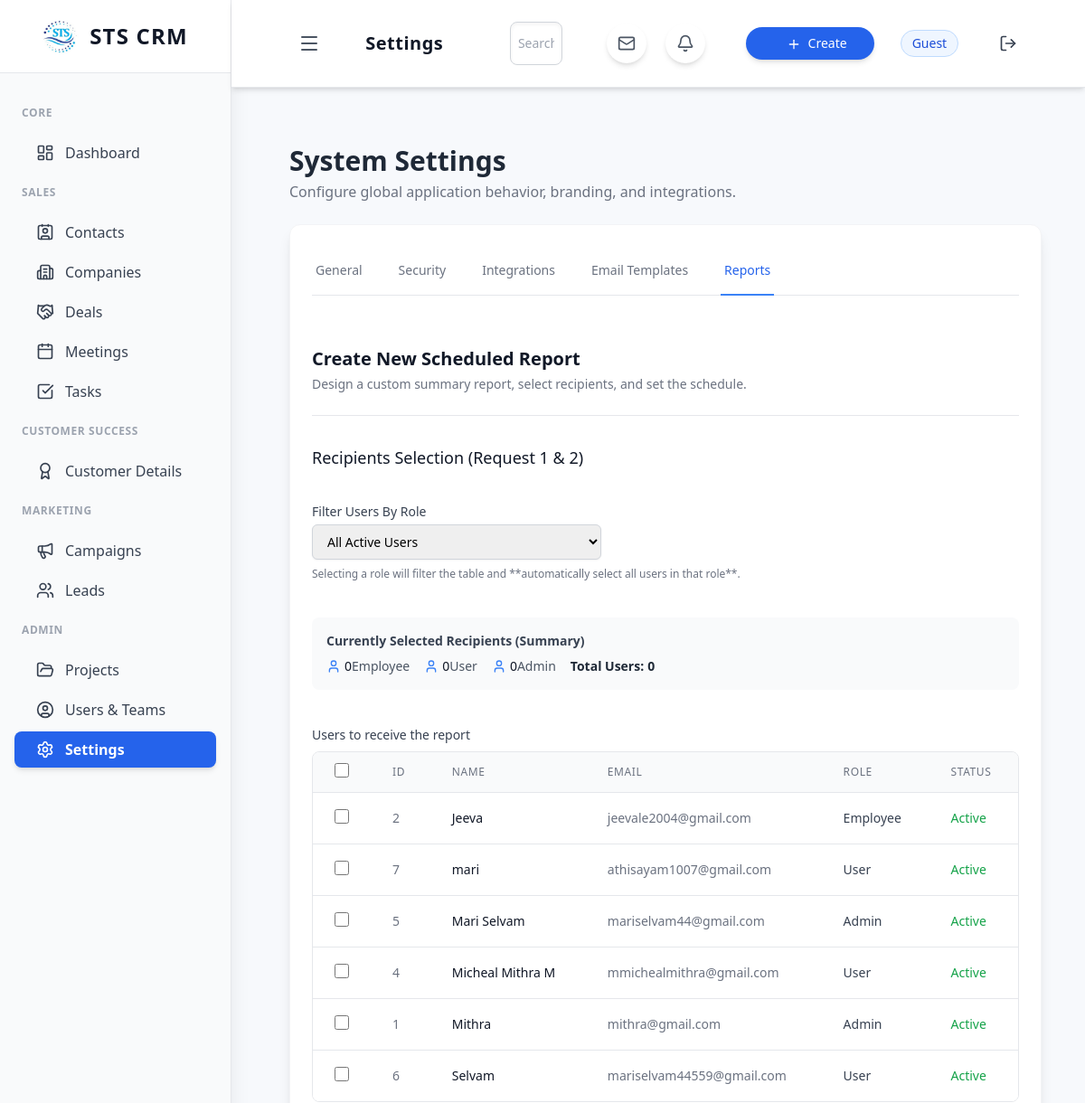
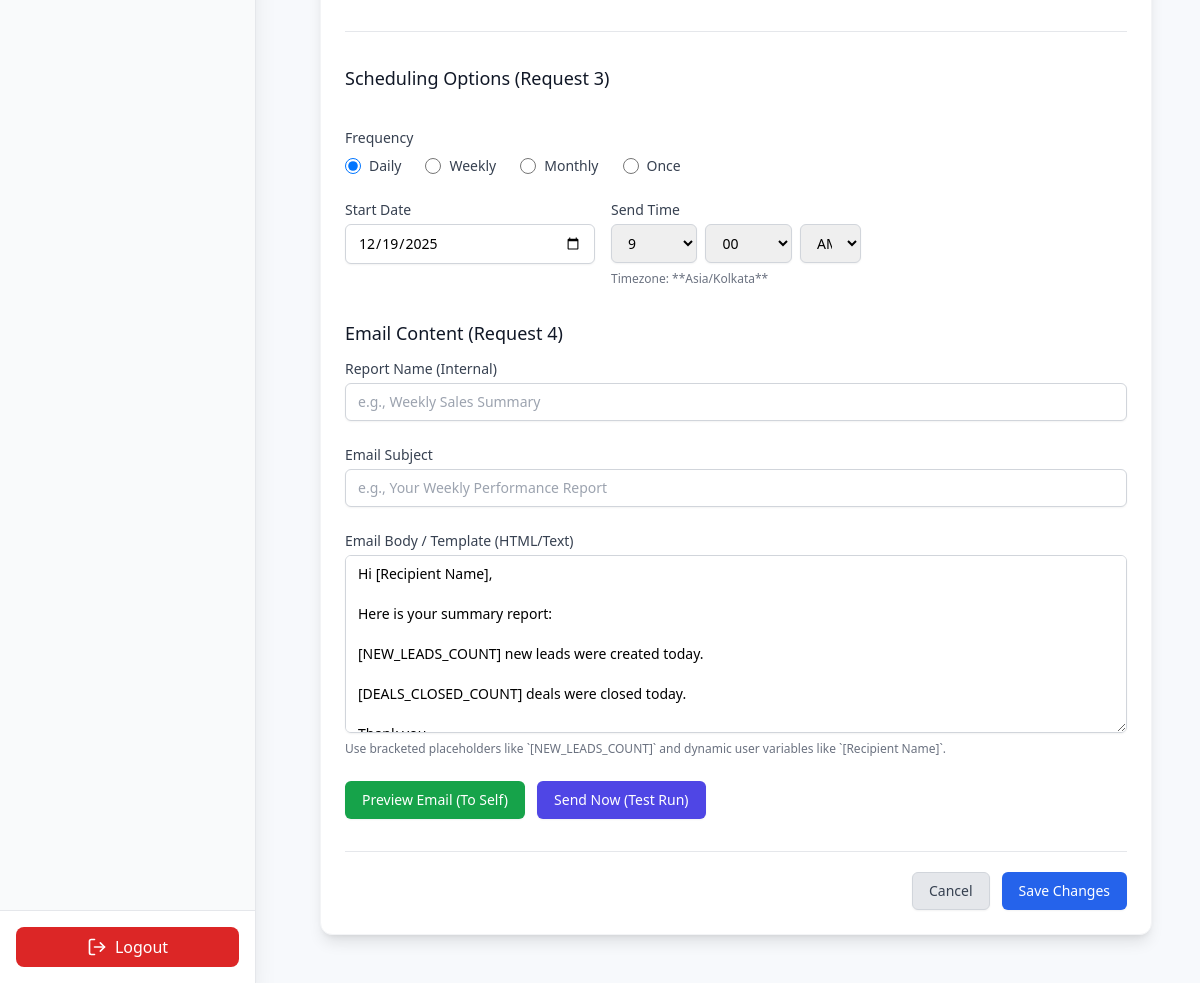
Screenshot of /settings.php?tab=reports with the database file from the repository (2 pictures, top to bottom).
### tables this page shows
CREATE TABLE `users` (
  `id` int(11) UNSIGNED NOT NULL,
  `name` varchar(255) NOT NULL,
  `email` varchar(255) NOT NULL,
  `password` varchar(255) NOT NULL COMMENT 'Stores the hashed password',
  `role` varchar(50) NOT NULL DEFAULT 'user' COMMENT 'e.g., admin, user, manager',
  `created_at` datetime DEFAULT current_timestamp(),
  `status` varchar(20) NOT NULL DEFAULT 'Active',
  `team` varchar(100) DEFAULT NULL,
  `email_provider` varchar(50) DEFAULT 'None',
  `email_signature` text DEFAULT NULL,
  `monthly_quota` decimal(15,2) DEFAULT 0.00,
  `email_sync` int(255) DEFAULT NULL,
  `email_password` varchar(500) DEFAULT NULL
);

### settings.php (the view, shortened to what the rows shown need)
<?php
require 'api/db.php';
$current_tab = $_GET['tab'] ?? 'general';
if (!function_exists('generate_setting_input')) {
    function generate_setting_input($id, $label, $type = 'text', $value = '', $placeholder = '', $extra_class = '') {
        return '
            <div class="space-y-1 ' . htmlspecialchars($extra_class) . '">
                <label for="' . htmlspecialchars($id) . '" class="text-sm font-medium text-gray-700 block">' . htmlspecialchars($label) . '</label>
                <input type="' . htmlspecialchars($type) . '" id="' . htmlspecialchars($id) . '" name="' . htmlspecialchars($id) . '"
                        value="' . htmlspecialchars($value) . '" placeholder="' . htmlspecialchars($placeholder) . '"
                        class="mt-1 block w-full border border-gray-300 rounded-md shadow-sm py-2 px-3 focus:ring-blue-500 focus:border-blue-500 sm:text-sm">
            </div>
        ';
    }
}
$current_settings = [];
$sql_fetch = "SELECT setting_key, setting_value FROM settings";
$result_fetch = $conn->query($sql_fetch);
if ($result_fetch) {
    while($row = $result_fetch->fetch_assoc()) {
        $current_settings[$row['setting_key']] = $row['setting_value'];
    }
}
$all_users = [];
$sql_users = "SELECT id, name, email, role, status FROM users WHERE status = 'Active' ORDER BY name ASC";
$result_users = $conn->query($sql_users);
if ($result_users) {
    while($row = $result_users->fetch_assoc()) {
        $row['role'] = strtolower($row['role']);
        $all_users[] = $row;
    }
}
$company_name = $current_settings['company_name'] ?? 'STS CRM';
$default_currency = $current_settings['default_currency'] ?? 'INR';
$timezone = $current_settings['timezone'] ?? 'Asia/Kolkata';
$logo_path = 'assets/images/logo.png';
$logo_file_exists = file_exists($logo_path);
?>
<div class="container mx-auto px-4 sm:px-6 lg:px-8 py-8">
<div class="flex justify-between items-start mb-6">
    <div>
        <h1 class="text-3xl font-bold text-gray-800">System Settings</h1>
    </div>
</div>
<form action="<?= ($current_tab == 'reports') ? 'api/schedule_report_process.php' : 'api/settings_process.php?tab=' . htmlspecialchars($current_tab) ?>" method="POST">
    <div class="bg-white rounded-xl shadow-lg border border-gray-100 p-6">
        <div class="mt-6 space-y-8 divide-y divide-gray-200">
            <?php if ($current_tab == 'general'): ?>
                <div class="pt-8">
                    <h3 class="text-xl font-semibold text-gray-900">Company Branding</h3>
                    <p class="mt-1 text-sm text-gray-500">Update your CRM's displayed name and logo.</p>
                    <div class="mt-6 grid grid-cols-1 gap-y-6 gap-x-4 sm:grid-cols-6">
                        <div class="sm:col-span-4">
                            <?php echo generate_setting_input('company_name', 'CRM Name', 'text', $company_name, 'Your Company Name'); ?>
                        </div>
                        <div class="sm:col-span-4">
                            <label class="text-sm font-medium text-gray-700 block">System Logo</label>
                            <div class="mt-1 flex items-center space-x-5">
                                <span class="inline-block h-12 w-12 rounded-lg overflow-hidden bg-gray-100 p-1 flex items-center justify-center" id="current_logo_preview">
                                    <?php if ($logo_file_exists): ?>
                                        <img src="<?= htmlspecialchars($logo_path) ?>?t=<?= time() ?>" alt="Current System Logo" class="h-full w-full object-contain">
                                    <?php else: ?>
                                        <i data-lucide="shield-check" class="h-full w-full text-blue-500"></i>
                                    <?php endif; ?>
                                </span>
                                <form id="logoUploadForm" action="api/settings_logo_process.php" method="POST" enctype="multipart/form-data" style="display:inline;">
                                    <input type="file" id="logo_upload" name="logo_file" accept="image/png, image/jpeg, image/svg+xml" class="hidden">
                                    <button type="button" id="changeLogoButton" class="bg-white py-2 px-3 border border-gray-300 rounded-md shadow-sm text-sm leading-4 font-medium text-gray-700 hover:bg-gray-50 focus:outline-none focus:ring-2 focus:ring-offset-2 focus:ring-blue-500">
                                        Change
                                    </button>
                                </form>
                            </div>
                        </div>
                    </div>
                </div>
                <div class="pt-8">
                    <h3 class="text-xl font-semibold text-gray-900">Localization</h3>
                    <p class="mt-1 text-sm text-gray-500">Set the default currency and timezone for all reports.</p>
                    <div class="mt-6 grid grid-cols-1 gap-y-6 gap-x-4 sm:grid-cols-6">
                        <div class="sm:col-span-3">
                            <label for="default_currency" class="text-sm font-medium text-gray-700 block">Default Currency</label>
                            <select id="default_currency" name="default_currency" class="mt-1 block w-full border border-gray-300 rounded-md shadow-sm py-2 px-3 focus:ring-blue-500 focus:border-blue-500 sm:text-sm">
                                <option value="INR" <?= ($default_currency == 'INR') ? 'selected' : '' ?>>INR (Indian Rupee)</option>
                                <option value="USD" <?= ($default_currency == 'USD') ? 'selected' : '' ?>>USD</option>
                                <option value="EUR" <?= ($default_currency == 'EUR') ? 'selected' : '' ?>>EUR</option>
                                <option value="GBP" <?= ($default_currency == 'GBP') ? 'selected' : '' ?>>GBP</option>
                            </select>
                        </div>
                        <div class="sm:col-span-3">
                            <label for="timezone" class="text-sm font-medium text-gray-700 block">Timezone</label>
                            <select id="timezone" name="timezone" class="mt-1 block w-full border border-gray-300 rounded-md shadow-sm py-2 px-3 focus:ring-blue-500 focus:border-blue-500 sm:text-sm">
                                <option value="Asia/Kolkata" <?= ($timezone == 'Asia/Kolkata') ? 'selected' : '' ?>>Asia/Kolkata (Chennai, Mumbai, IST)</option>
                                <option value="UTC" <?= ($timezone == 'UTC') ? 'selected' : '' ?>>UTC</option>
                                <option value="Europe/London" <?= ($timezone == 'Europe/London') ? 'selected' : '' ?>>Europe/London</option>
                                <option value="America/New_York" <?= ($timezone == 'America/New_York') ? 'selected' : '' ?>>America/New_York</option>
                            </select>
                        </div>
                    </div>
                </div>
            <?php elseif ($current_tab == 'reports'):  ?>
                <div class="pt-8">
                    <div class="mt-6 space-y-8">
                                                <div class="grid grid-cols-1 gap-y-6 gap-x-4 sm:grid-cols-6 pt-8 border-t border-gray-200">
                            <div class="sm:col-span-6 mt-4">
                                <div class="overflow-x-auto border border-gray-200 rounded-lg">
                                    <table class="min-w-full divide-y divide-gray-200" id="user_list_table">
                                        <thead class="bg-gray-50">
                                            <tr>
                                                <th class="px-6 py-3 text-left text-xs font-medium text-gray-500 uppercase tracking-wider w-12">
                                                    <input id="select_all_users" type="checkbox" class="focus:ring-blue-500 h-4 w-4 text-blue-600 border-gray-300 rounded">
                                                </th>
                                                <th class="px-6 py-3 text-left text-xs font-medium text-gray-500 uppercase tracking-wider">ID</th>
                                                <th class="px-6 py-3 text-left text-xs font-medium text-gray-500 uppercase tracking-wider">Name</th>
                                                <th class="px-6 py-3 text-left text-xs font-medium text-gray-500 uppercase tracking-wider">Email</th>
                                                <th class="px-6 py-3 text-left text-xs font-medium text-gray-500 uppercase tracking-wider">Role</th>
                                                <th class="px-6 py-3 text-left text-xs font-medium text-gray-500 uppercase tracking-wider">Status</th>
                                            </tr>
                                        </thead>
                                        <tbody class="bg-white divide-y divide-gray-200">
                                            <?php if (!empty($all_users)): ?>
                                                <?php foreach ($all_users as $user): ?>
                                                <tr data-user-role="<?= htmlspecialchars($user['role']) ?>">
                                                    <td class="px-6 py-4 whitespace-nowrap w-12">
                                                        <input name="recipient_user_ids[]" type="checkbox" value="<?= (int)$user['id'] ?>"
                                                               class="user-select-checkbox focus:ring-blue-500 h-4 w-4 text-blue-600 border-gray-300 rounded"
                                                               data-role="<?= htmlspecialchars($user['role']) ?>">
                                                    </td>
                                                    <td class="px-6 py-4 whitespace-nowrap text-sm text-gray-500"><?= (int)$user['id'] ?></td>
                                                    <td class="px-6 py-4 whitespace-nowrap text-sm font-medium text-gray-900"><?= htmlspecialchars($user['name']) ?></td>
                                                    <td class="px-6 py-4 whitespace-nowrap text-sm text-gray-500"><?= htmlspecialchars($user['email']) ?></td>
                                                    <td class="px-6 py-4 whitespace-nowrap text-sm text-gray-700"><?= htmlspecialchars(ucfirst($user['role'])) ?></td>
                                                    <td class="px-6 py-4 whitespace-nowrap text-sm text-green-600 font-medium"><?= htmlspecialchars($user['status']) ?></td>
                                                </tr>
                                                <?php endforeach; ?>
                                            <?php else: ?>
                                                <tr>
                                                    <td colspan="6" class="px-6 py-4 text-center text-sm text-gray-500">No active users found.</td>
                                                </tr>
                                            <?php endif; ?>
                                        </tbody>
                                    </table>
                                </div>
                            </div>
                        </div>
                    </div>
                </div>
            <?php endif;  ?>
        </div>
    </div>
</form>
</div>
<?php
include 'includes/layout.php';
?>

### rows the page displays
users: id "2", name "Jeeva", email "jeevale2004@gmail.com", role "Employee", status "Active"
users: id "7", name "mari", email "athisayam1007@gmail.com", role "User", status "Active"
users: id "5", name "Mari Selvam", email "mariselvam44@gmail.com", role "Admin", status "Active"
users: id "4", name "Micheal Mithra M", email "mmichealmithra@gmail.com", role "User", status "Active"
users: id "1", name "Mithra", email "mithra@gmail.com", role "Admin", status "Active"
users: id "6", name "Selvam", email "mariselvam44559@gmail.com", role "User", status "Active"

### other values shown
str_replace('.php', '', $current_page) "Settings"
$_SESSION['user_name'] "Guest"
$role "Employee"
$role "User"
$role "Admin"
$timezone "Asia/Kolkata"
$label "Report Name (Internal) Email Subject"
form field schedule_time_hh "9"
